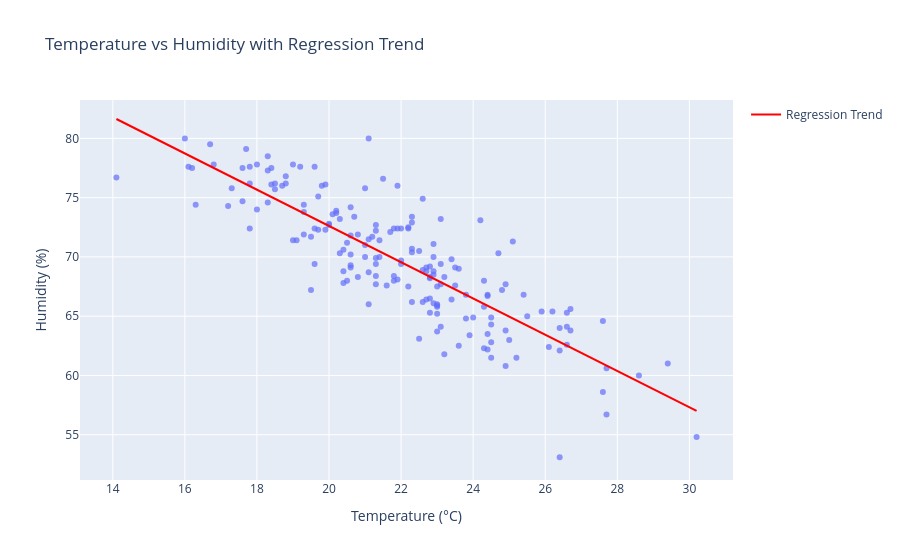

The code cell stored with this chart in its notebook:
### Code cell
import pandas as pd
import numpy as np
from sklearn.linear_model import LinearRegression
import plotly.express as px
import plotly.graph_objects as go

# ---------------------------
# 1. Load CSV data
# ---------------------------
df = pd.read_csv("simulated_dht22_data.csv")  # Replace with your file
X = df["Temperature"].values.reshape(-1, 1)
y = df["Humidity"].values

# ---------------------------
# 2. Train Linear Regression
# ---------------------------
model = LinearRegression()
model.fit(X, y)

# ---------------------------
# 3. Interpolate 100 test values
# ---------------------------
min_temp = df["Temperature"].min()
max_temp = df["Temperature"].max()
test_temps = np.linspace(min_temp, max_temp, 100).reshape(-1, 1)
predicted_humidity = model.predict(test_temps)

# ---------------------------
# 4. Plot scatter + regression line
# ---------------------------
fig = px.scatter(df, x="Temperature", y="Humidity",
                 title="Temperature vs Humidity with Regression Trend",
                 opacity=0.7, labels={"Temperature": "Temperature (°C)", "Humidity": "Humidity (%)"})

# Add regression line
fig.add_trace(go.Scatter(x=test_temps.flatten(), y=predicted_humidity,
                         mode="lines", name="Regression Trend", line=dict(color="red")))

fig.show()

### Figure 1 — Plotly figure (JSON) as saved in the notebook; plotly's stock layout.template omitted (floating-point values rounded to 4 significant figures; data arrays with more than 128 entries replaced by an {"elided": "..."} marker saying what was removed)
{"data": [{"hovertemplate": "Temperature (°C)=%{x}<br>Humidity (%)=%{y}<extra></extra>", "legendgroup": "", "marker": {"color": "#636efa", "opacity": 0.7, "symbol": "circle"}, "mode": "markers", "name": "", "orientation": "v", "showlegend": false, "type": "scatter", "x": {"elided": "180 float values"}, "xaxis": "x", "y": {"elided": "180 float values"}, "yaxis": "y"}, {"line": {"color": "red"}, "mode": "lines", "name": "Regression Trend", "type": "scatter", "x": [14.1, 14.26, 14.43, 14.59, 14.75, 14.91, 15.08, 15.24, 15.4, 15.56, 15.73, 15.89, 16.05, 16.21, 16.38, 16.54, 16.7, 16.86, 17.03, 17.19, 17.35, 17.52, 17.68, 17.84, 18.0, 18.17, 18.33, 18.49, 18.65, 18.82, 18.98, 19.14, 19.3, 19.47, 19.63, 19.79, 19.95, 20.12, 20.28, 20.44, 20.61, 20.77, 20.93, 21.09, 21.26, 21.42, 21.58, 21.74, 21.91, 22.07, 22.23, 22.39, 22.56, 22.72, 22.88, 23.04, 23.21, 23.37, 23.53, 23.69, 23.86, 24.02, 24.18, 24.35, 24.51, 24.67, 24.83, 25.0, 25.16, 25.32, 25.48, 25.65, 25.81, 25.97, 26.13, 26.3, 26.46, 26.62, 26.78, 26.95, 27.11, 27.27, 27.44, 27.6, 27.76, 27.92, 28.09, 28.25, 28.41, 28.57, 28.74, 28.9, 29.06, 29.22, 29.39, 29.55, 29.71, 29.87, 30.04, 30.2], "y": [81.64, 81.39, 81.14, 80.89, 80.64, 80.39, 80.14, 79.9, 79.65, 79.4, 79.15, 78.9, 78.65, 78.4, 78.16, 77.91, 77.66, 77.41, 77.16, 76.91, 76.66, 76.41, 76.17, 75.92, 75.67, 75.42, 75.17, 74.92, 74.67, 74.43, 74.18, 73.93, 73.68, 73.43, 73.18, 72.93, 72.68, 72.44, 72.19, 71.94, 71.69, 71.44, 71.19, 70.94, 70.7, 70.45, 70.2, 69.95, 69.7, 69.45, 69.2, 68.96, 68.71, 68.46, 68.21, 67.96, 67.71, 67.46, 67.21, 66.97, 66.72, 66.47, 66.22, 65.97, 65.72, 65.47, 65.23, 64.98, 64.73, 64.48, 64.23, 63.98, 63.73, 63.49, 63.24, 62.99, 62.74, 62.49, 62.24, 61.99, 61.74, 61.5, 61.25, 61.0, 60.75, 60.5, 60.25, 60.0, 59.76, 59.51, 59.26, 59.01, 58.76, 58.51, 58.26, 58.01, 57.77, 57.52, 57.27, 57.02]}], "layout": {"autosize": true, "legend": {"tracegroupgap": 0}, "title": {"text": "Temperature vs Humidity with Regression Trend"}, "xaxis": {"anchor": "y", "autorange": true, "domain": [0, 1], "range": [13.07, 31.23], "title": {"text": "Temperature (°C)"}, "type": "linear"}, "yaxis": {"anchor": "x", "autorange": true, "domain": [0, 1], "range": [50.8, 83.26], "title": {"text": "Humidity (%)"}, "type": "linear"}}}
